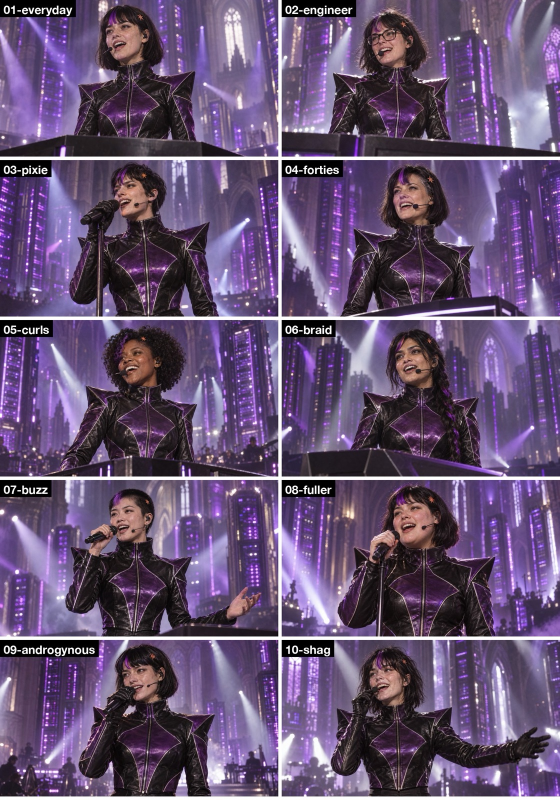
#> input picture characters/round1-unspecified-defaults.jpg, 1120 x 1600 px (shown at 1/2 size)
$ python -i matte_build.py   (imports and definitions only)
#> lines starting #> are read from the running program, lines starting #| are printed output that depends on the picture
#!/usr/bin/env python3
"""Clean per-frame mattes: BiRefNet alpha per frame, temporally steadied inside each shot, soft edges kept.

usage: .venv-align/bin/python scripts/matte_build.py MATTE_DIR OUT_ALPHA.mp4 --start S --cuts 7.5,15.385,...
- soft alpha (never thresholded: a hard 128 cut made the jagged hair edges)
- temporal median of 3 frames within a shot (never across a cut), removing one-frame holes and flicker
- tiny holes filled (closing), stray specks removed (opening)
Prints the flicker metric: mean |alpha_t - alpha_t-1| on edge pixels, within shots.
"""
import argparse, glob, subprocess
import numpy as np
from PIL import Image, ImageFilter

ap = argparse.ArgumentParser()
# [4 lines not run here, left out]
FPS = 24
# [1 line that did not run here, left out]
# [1 line that did not run here, left out]


def load(f):
    im = Image.open(f)
#> im is the input picture: PIL image 1120x1600 RGB; mean R, G, B 100.4, 80.9, 113.9
    al = im.split()[3] if im.mode == "RGBA" else im.convert("L")
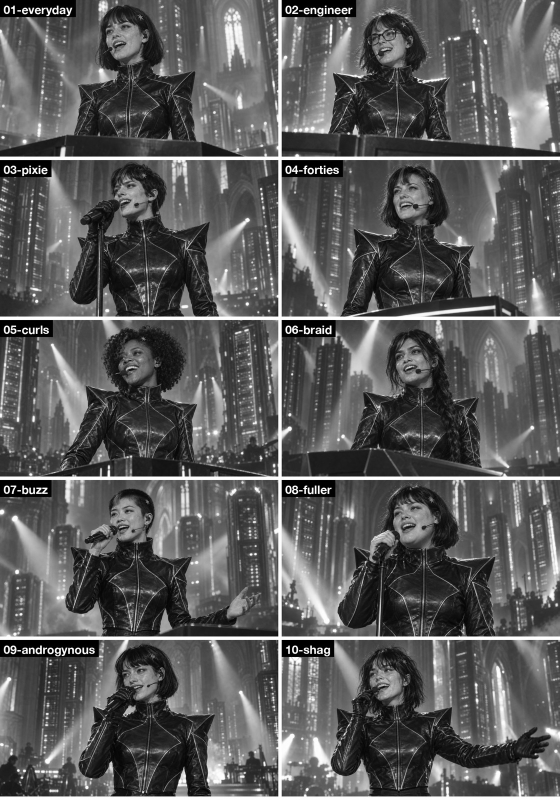
#> al: PIL image 1120x1600 L (shown at 1/2 size); min 0, max 255, mean 90.5
    al = al.filter(ImageFilter.MaxFilter(3)).filter(ImageFilter.MinFilter(3))   # close tiny holes
    al = al.filter(ImageFilter.MinFilter(3)).filter(ImageFilter.MaxFilter(3))   # drop stray specks
    return np.asarray(al, np.float32)


# [1 line not run here, left out]
# [1 line that did not run here, left out]
# [2 lines not run here, left out]
out = []
# [3 lines not run here, left out]


def flicker(seq):
    d = []
    for i in range(1, len(seq)):
        if shot[i] != shot[i - 1]:
            continue
        edge = (seq[i] > 20) & (seq[i] < 235) | (np.abs(seq[i] - seq[i - 1]) > 0)
        d.append(np.abs(seq[i] - seq[i - 1])[edge].mean() if edge.any() else 0)
    return float(np.mean(d))


# [1 line not run here, left out]
# [1 line that did not run here, left out]
# [3 lines that did not run here, left out]
# [4 lines not run here, left out]

>>> result = load('../characters/round1-unspecified-defaults.jpg')

$ run again, on characters/round3-sheets-natural-vs-glam.jpg
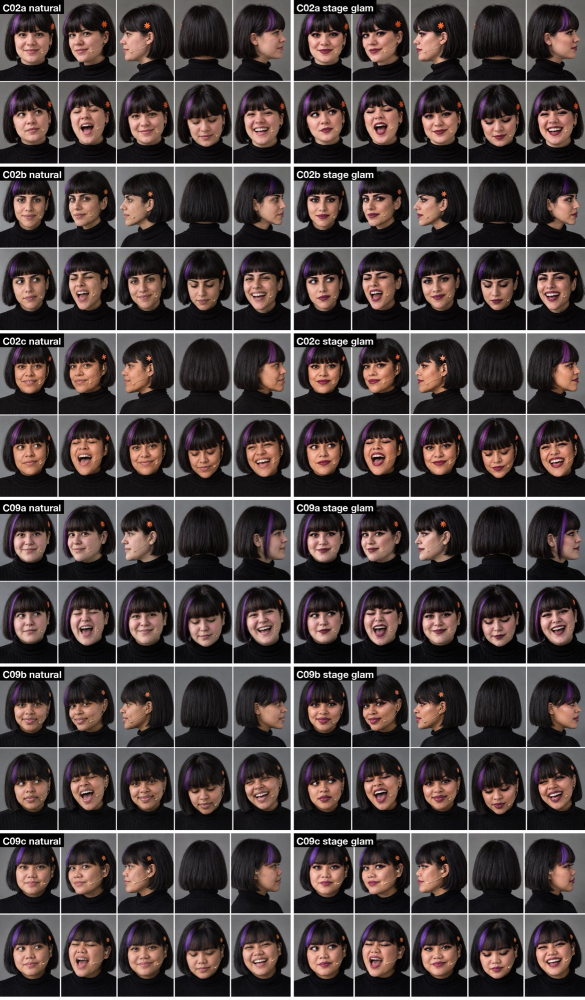
#> input picture characters/round3-sheets-natural-vs-glam.jpg, 1169 x 2000 px (shown at 1/2 size)
#> in load, im is the input picture: PIL image 1169x2000 RGB; mean R, G, B 76.9, 66.8, 65.5
#> in load, `al = im.split()[3] if im.mode == "RGBA" else im.convert("L")`:
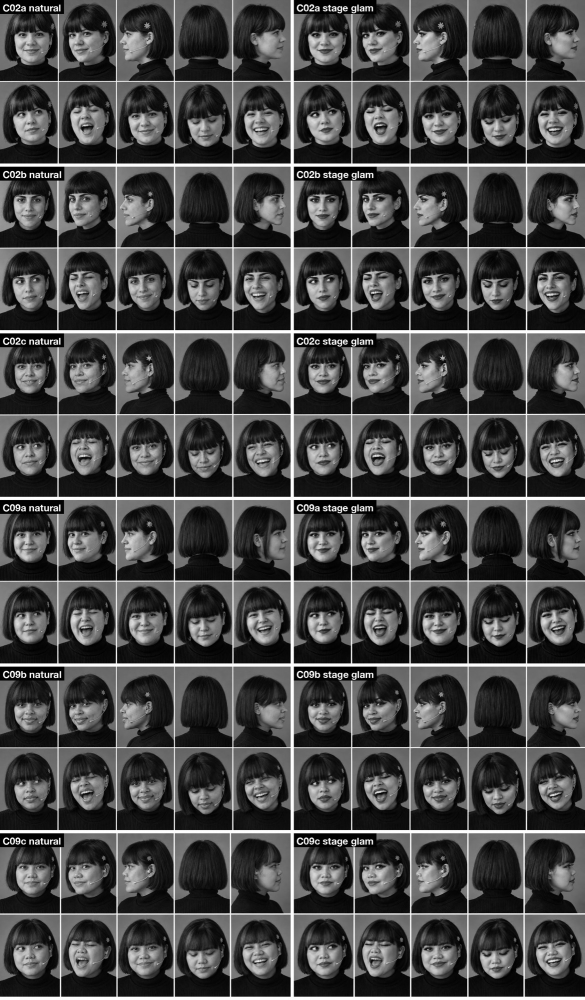
#> al: PIL image 1169x2000 L (shown at 1/2 size); min 0, max 255, mean 69.7
#> in load, `al = al.filter(ImageFilter.MinFilter(3)).filter(ImageFilter.MaxFilter(..`:
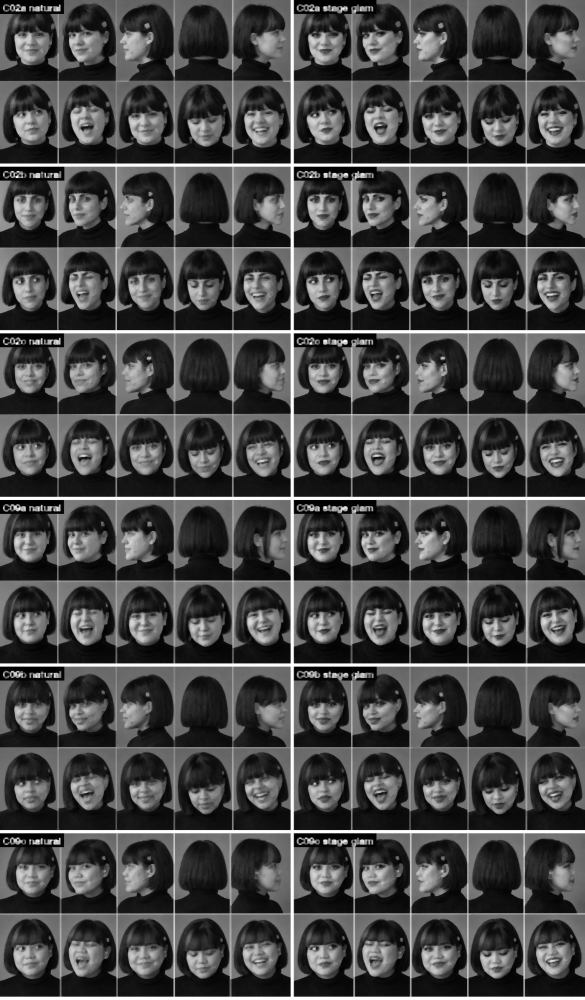
#> al: PIL image 1169x2000 L (shown at 1/2 size); min 0, max 255, mean 69.1
